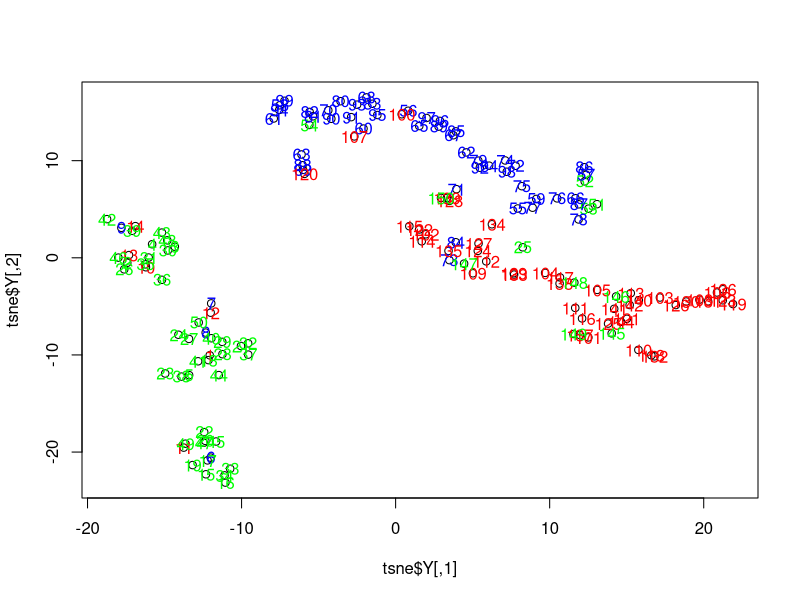

The R source for this figure:
library(Rtsne)
#R-shiny:
# -> sliders for dim, perplexity and max_iter
# -> choose category box

tsne <- function(data,dim,perplexity,max_iter,category){
  # Remove duplicates in data:
  data_unique <- unique(data)
  
  #TODO: separate the searched category column from the rest of the dataset
  data <- as.matrix(scale(data_unique[,1:4])) # hier the separation is manual
  
  # For plotting evaluation against colorcode # category (~ classification solution) 
  row_label <- as.factor(rownames(data)) #label from rows.....
  levels_category<-(as.factor(data_unique[,category]))# convert the categorx to levels
  colors <- rainbow(nlevels(levels_category))#set color palete for the category
  colors <- colors[as.numeric(levels_category)] #set colors to the chosen category
  
  
  # Run tSNE:
  tsne <- Rtsne(data, dims = dim,
                perplexity=perplexity, verbose=TRUE,
                max_iter = max_iter)
  
  # Plot data and labels:
  plot(tsne$Y)
  text(tsne$Y, labels=row_label,
       col=colors[row_label])
  #TODO: put in the plot which color is every factor of the searched category (eg. blue is setosa, red is versicolor etc.)
  
}

tsne(iris,2,10,500,"Species")
